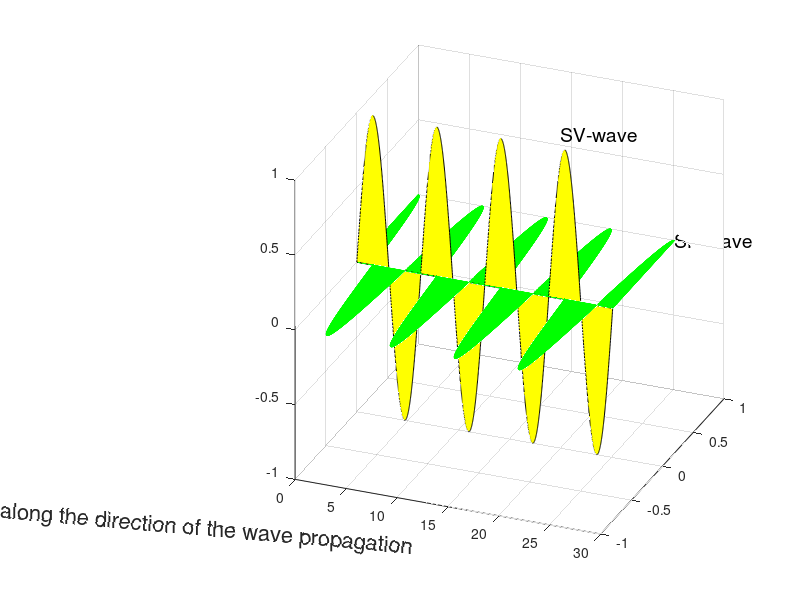

The MATLAB source for this figure:
close all
x = 0:0.01:8 * pi;
N = length(x);
y = sin(x);
z = cos(x);
xx = [];
for ii = 1:N
    xx = [xx; x(ii), z(ii), 0; x(ii), 0, 0];
end
plot3(xx(:,1), xx(:,2), xx(:,3), 'g');
hold on
fill3([x,0], [zeros(size(x)),0], [y,y(1)], 'y');
text(x(N),z(N), 0, 'SH-wave', 'FontSize', 14)
text(20,0,1.1, 'SV-wave', 'FontSize', 14)
view(22,26)
xlabel('along the direction of the wave propagation', 'Rotation', -5, 'FontSize', 16)
grid on